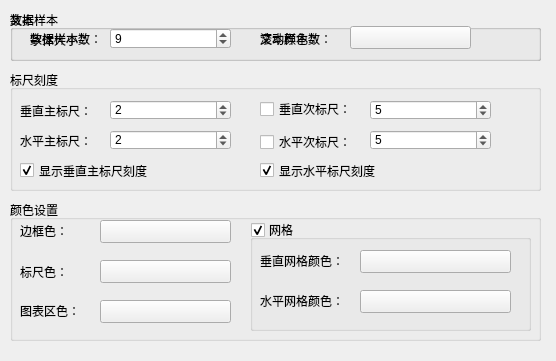
<?xml version="1.0" encoding="UTF-8"?>
<ui version="4.0">
 <class>QTrendadisplay</class>
 <widget class="QWidget" name="QTrendadisplay">
  <property name="geometry">
   <rect>
    <x>0</x>
    <y>0</y>
    <width>556</width>
    <height>361</height>
   </rect>
  </property>
  <property name="windowTitle">
   <string>Form</string>
  </property>
  <widget class="QGroupBox" name="groupBox_rulerScale">
   <property name="geometry">
    <rect>
     <x>10</x>
     <y>70</y>
     <width>531</width>
     <height>121</height>
    </rect>
   </property>
   <property name="title">
    <string>标尺刻度</string>
   </property>
   <widget class="QSpinBox" name="spinBox_verticalMain">
    <property name="geometry">
     <rect>
      <x>100</x>
      <y>30</y>
      <width>121</width>
      <height>20</height>
     </rect>
    </property>
    <property name="minimum">
     <number>1</number>
    </property>
    <property name="maximum">
     <number>20</number>
    </property>
    <property name="value">
     <number>2</number>
    </property>
   </widget>
   <widget class="QSpinBox" name="spinBox_horizMain">
    <property name="geometry">
     <rect>
      <x>100</x>
      <y>60</y>
      <width>121</width>
      <height>20</height>
     </rect>
    </property>
    <property name="minimum">
     <number>1</number>
    </property>
    <property name="maximum">
     <number>20</number>
    </property>
    <property name="value">
     <number>2</number>
    </property>
   </widget>
   <widget class="QSpinBox" name="spinBox_horizSub">
    <property name="geometry">
     <rect>
      <x>360</x>
      <y>60</y>
      <width>121</width>
      <height>20</height>
     </rect>
    </property>
    <property name="minimum">
     <number>2</number>
    </property>
    <property name="maximum">
     <number>10</number>
    </property>
    <property name="value">
     <number>5</number>
    </property>
   </widget>
   <widget class="QSpinBox" name="spinBox_verticalSub">
    <property name="geometry">
     <rect>
      <x>360</x>
      <y>30</y>
      <width>121</width>
      <height>20</height>
     </rect>
    </property>
    <property name="minimum">
     <number>2</number>
    </property>
    <property name="maximum">
     <number>10</number>
    </property>
    <property name="value">
     <number>5</number>
    </property>
   </widget>
   <widget class="QCheckBox" name="checkBox_verticalSub">
    <property name="geometry">
     <rect>
      <x>250</x>
      <y>31</y>
      <width>101</width>
      <height>16</height>
     </rect>
    </property>
    <property name="text">
     <string>垂直次标尺：</string>
    </property>
   </widget>
   <widget class="QCheckBox" name="checkBox_horizSub">
    <property name="geometry">
     <rect>
      <x>250</x>
      <y>64</y>
      <width>101</width>
      <height>16</height>
     </rect>
    </property>
    <property name="text">
     <string>水平次标尺：</string>
    </property>
   </widget>
   <widget class="QCheckBox" name="checkBox_vertical">
    <property name="geometry">
     <rect>
      <x>10</x>
      <y>90</y>
      <width>161</width>
      <height>21</height>
     </rect>
    </property>
    <property name="text">
     <string>显示垂直主标尺刻度</string>
    </property>
    <property name="checked">
     <bool>true</bool>
    </property>
   </widget>
   <widget class="QCheckBox" name="checkBox_horiz">
    <property name="geometry">
     <rect>
      <x>250</x>
      <y>90</y>
      <width>161</width>
      <height>21</height>
     </rect>
    </property>
    <property name="text">
     <string>显示水平标尺刻度</string>
    </property>
    <property name="checked">
     <bool>true</bool>
    </property>
   </widget>
   <widget class="QLabel" name="label_4">
    <property name="geometry">
     <rect>
      <x>10</x>
      <y>30</y>
      <width>87</width>
      <height>21</height>
     </rect>
    </property>
    <property name="text">
     <string>垂直主标尺：</string>
    </property>
   </widget>
   <widget class="QLabel" name="label_5">
    <property name="geometry">
     <rect>
      <x>10</x>
      <y>60</y>
      <width>88</width>
      <height>21</height>
     </rect>
    </property>
    <property name="text">
     <string>水平主标尺：</string>
    </property>
   </widget>
  </widget>
  <widget class="QGroupBox" name="groupBox_otherColor">
   <property name="geometry">
    <rect>
     <x>10</x>
     <y>200</y>
     <width>531</width>
     <height>141</height>
    </rect>
   </property>
   <property name="title">
    <string>颜色设置</string>
   </property>
   <widget class="QGroupBox" name="groupBox_grade">
    <property name="geometry">
     <rect>
      <x>240</x>
      <y>20</y>
      <width>281</width>
      <height>111</height>
     </rect>
    </property>
    <property name="title">
     <string>网格</string>
    </property>
    <property name="checkable">
     <bool>true</bool>
    </property>
    <widget class="QLabel" name="label">
     <property name="geometry">
      <rect>
       <x>10</x>
       <y>30</y>
       <width>91</width>
       <height>21</height>
      </rect>
     </property>
     <property name="text">
      <string>垂直网格颜色：</string>
     </property>
    </widget>
    <widget class="QPushButton" name="pushButton_verGradeColor">
     <property name="geometry">
      <rect>
       <x>110</x>
       <y>30</y>
       <width>151</width>
       <height>23</height>
      </rect>
     </property>
     <property name="text">
      <string/>
     </property>
    </widget>
    <widget class="QLabel" name="label_2">
     <property name="geometry">
      <rect>
       <x>10</x>
       <y>70</y>
       <width>91</width>
       <height>21</height>
      </rect>
     </property>
     <property name="text">
      <string>水平网格颜色：</string>
     </property>
    </widget>
    <widget class="QPushButton" name="pushButton_horGradeColor">
     <property name="geometry">
      <rect>
       <x>110</x>
       <y>70</y>
       <width>151</width>
       <height>23</height>
      </rect>
     </property>
     <property name="text">
      <string/>
     </property>
    </widget>
   </widget>
   <widget class="QLabel" name="label_rulerColor">
    <property name="geometry">
     <rect>
      <x>10</x>
      <y>61</y>
      <width>71</width>
      <height>21</height>
     </rect>
    </property>
    <property name="text">
     <string>标尺色：</string>
    </property>
   </widget>
   <widget class="QPushButton" name="pushButton_rulerColor">
    <property name="geometry">
     <rect>
      <x>90</x>
      <y>60</y>
      <width>131</width>
      <height>23</height>
     </rect>
    </property>
    <property name="text">
     <string/>
    </property>
   </widget>
   <widget class="QLabel" name="label_tableColor">
    <property name="geometry">
     <rect>
      <x>10</x>
      <y>103</y>
      <width>71</width>
      <height>16</height>
     </rect>
    </property>
    <property name="text">
     <string>图表区色：</string>
    </property>
   </widget>
   <widget class="QPushButton" name="pushButton_frameColor">
    <property name="geometry">
     <rect>
      <x>90</x>
      <y>20</y>
      <width>131</width>
      <height>23</height>
     </rect>
    </property>
    <property name="text">
     <string/>
    </property>
   </widget>
   <widget class="QPushButton" name="pushButton_tableColor">
    <property name="geometry">
     <rect>
      <x>90</x>
      <y>100</y>
      <width>131</width>
      <height>23</height>
     </rect>
    </property>
    <property name="text">
     <string/>
    </property>
   </widget>
   <widget class="QLabel" name="label_frameColor">
    <property name="geometry">
     <rect>
      <x>10</x>
      <y>23</y>
      <width>71</width>
      <height>16</height>
     </rect>
    </property>
    <property name="text">
     <string>边框色：</string>
    </property>
   </widget>
  </widget>
  <widget class="QGroupBox" name="groupBox">
   <property name="geometry">
    <rect>
     <x>10</x>
     <y>10</y>
     <width>531</width>
     <height>51</height>
    </rect>
   </property>
   <property name="title">
    <string>数据样本</string>
   </property>
   <widget class="QSpinBox" name="spinBox_dataSampleNum">
    <property name="geometry">
     <rect>
      <x>100</x>
      <y>18</y>
      <width>121</width>
      <height>21</height>
     </rect>
    </property>
    <property name="wrapping">
     <bool>true</bool>
    </property>
    <property name="correctionMode">
     <enum>QAbstractSpinBox::CorrectToNearestValue</enum>
    </property>
    <property name="suffix">
     <string notr="true"/>
    </property>
    <property name="prefix">
     <string notr="true"/>
    </property>
    <property name="minimum">
     <number>2</number>
    </property>
    <property name="maximum">
     <number>1000</number>
    </property>
    <property name="value">
     <number>100</number>
    </property>
   </widget>
   <widget class="QLabel" name="label_dataSampleNum">
    <property name="geometry">
     <rect>
      <x>20</x>
      <y>18</y>
      <width>71</width>
      <height>21</height>
     </rect>
    </property>
    <property name="text">
     <string>数据样本数：</string>
    </property>
   </widget>
   <widget class="QSpinBox" name="spinBox_rollSampleNum">
    <property name="geometry">
     <rect>
      <x>340</x>
      <y>17</y>
      <width>121</width>
      <height>21</height>
     </rect>
    </property>
    <property name="minimum">
     <number>1</number>
    </property>
    <property name="maximum">
     <number>1000</number>
    </property>
    <property name="value">
     <number>9</number>
    </property>
   </widget>
   <widget class="QLabel" name="label_rollSampleNum">
    <property name="geometry">
     <rect>
      <x>250</x>
      <y>18</y>
      <width>71</width>
      <height>21</height>
     </rect>
    </property>
    <property name="text">
     <string>滚动样本数：</string>
    </property>
   </widget>
  </widget>
  <widget class="QGroupBox" name="groupBox_2">
   <property name="geometry">
    <rect>
     <x>10</x>
     <y>10</y>
     <width>531</width>
     <height>51</height>
    </rect>
   </property>
   <property name="title">
    <string>文本</string>
   </property>
   <widget class="QLabel" name="label_3">
    <property name="geometry">
     <rect>
      <x>20</x>
      <y>19</y>
      <width>71</width>
      <height>21</height>
     </rect>
    </property>
    <property name="text">
     <string>字体大小：</string>
    </property>
   </widget>
   <widget class="QLabel" name="label_6">
    <property name="geometry">
     <rect>
      <x>250</x>
      <y>18</y>
      <width>71</width>
      <height>21</height>
     </rect>
    </property>
    <property name="text">
     <string>文本颜色：</string>
    </property>
   </widget>
   <widget class="QPushButton" name="pushButton">
    <property name="geometry">
     <rect>
      <x>340</x>
      <y>16</y>
      <width>121</width>
      <height>23</height>
     </rect>
    </property>
    <property name="text">
     <string/>
    </property>
   </widget>
   <widget class="QSpinBox" name="spinBox_rollSampleNum_2">
    <property name="geometry">
     <rect>
      <x>100</x>
      <y>18</y>
      <width>121</width>
      <height>21</height>
     </rect>
    </property>
    <property name="minimum">
     <number>1</number>
    </property>
    <property name="maximum">
     <number>24</number>
    </property>
    <property name="value">
     <number>9</number>
    </property>
   </widget>
  </widget>
 </widget>
 <resources/>
 <connections/>
</ui>
